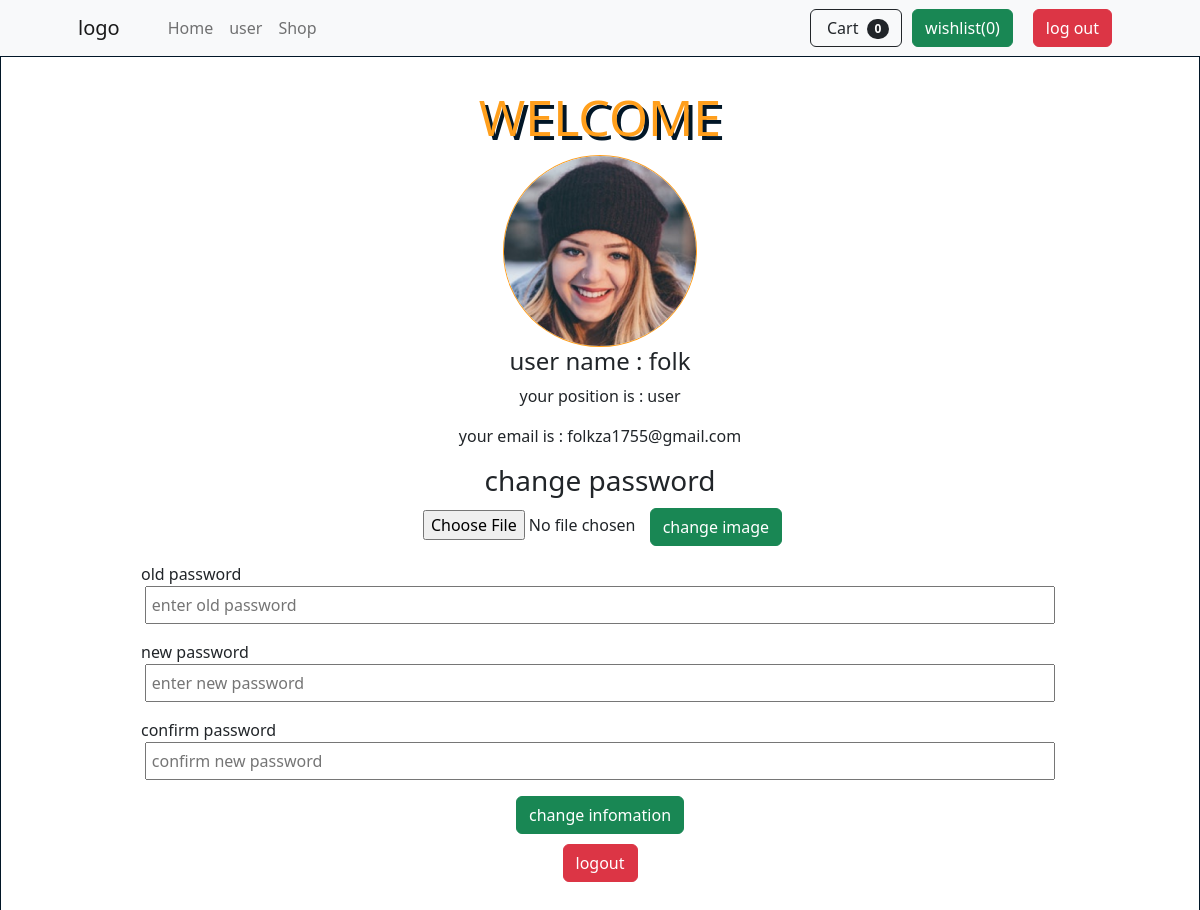
Page /user_section/user.php (signed in) on the committed database.
### tables this page shows
CREATE TABLE `users` (
  `id` int(100) NOT NULL,
  `name` varchar(100) NOT NULL,
  `email` varchar(100) NOT NULL,
  `password` varchar(100) NOT NULL,
  `user_type` varchar(20) NOT NULL DEFAULT 'user',
  `image` varchar(100) NOT NULL
);

### user_section/user.php (the view, shortened to what this page needs)
<?php
    require_once('../config.php');
    if(!isset($_SESSION['user'])){
        header('location:index.php');
    }else{
        $id = $_SESSION['user'];
        $select = $db->prepare("SELECT * FROM `users` WHERE id = ?");
        $select->execute([$id]);
        $row = $select->fetch(PDO::FETCH_ASSOC);
        extract($row);
?>
<!DOCTYPE html>
<html lang="en">
<head>
    <link rel="stylesheet" href="https://cdnjs.cloudflare.com/ajax/libs/font-awesome/6.1.1/css/all.min.css" />
    <link href="https://cdn.jsdelivr.net/npm/bootstrap@5.2.0-beta1/dist/css/bootstrap.min.css" rel="stylesheet">
    <link rel="stylesheet" href="styles.css">
</head>
<body>
        <?php include_once('header.php');?>
        <section class="users" encript>
                <h1>welcome</h1>
                <img src="../upload_image/<?php echo $row['image']?>" alt="">
                <h4>user name : <?php echo $row['name']?></h4>
                <p>your position is : <?php echo $row['user_type']?></p>
                <p>your email is : <?php echo $row['email']?></p>
                <h3>change password </h3>
                <form action="" method="post" enctype="multipart/form-data">
                    <div class="mb-3">
                        <input style="width: 20%;" type="file" name="image" id="" placeholder="change images">
                        <button class="btn btn-success"  name="chang_image">change image</button>
                    </div>
                    <div class="mb-3">
                        <label for="password">old password</label>
                        <input type="password" name="old_password" placeholder="enter old password">
                    </div>
                    <div class="mb-3">
                        <label for="password">new password</label>
                        <input type="password" name="new_password" placeholder="enter new password">
                    </div>
                    <div class="mb-3">
                        <label for="password">confirm password</label>
                        <input type="password" name="cnew_password" placeholder="confirm new password">
                    </div>
                    <button class="btn btn-success" style="margin-bottom:10px ;" name="chang_password">change infomation</button>
                </form>
                    <a href="logout.php" class="btn btn-danger">logout</a>
        </section>
</body>
</html>
<?php } ?>

### user_section/styles.css (style rules this page uses)
.users { max-width: 1200px; margin: 0 auto; border: 1px solid #011627; text-align: center; justify-content: center; padding: 30px; }
.users h1 { font-size: 50px; color: #FF9F1C; text-shadow: 4px 4px #011627; }
.users img { border-radius: 50%; border: 1px solid #FF9F1C; }
.users form label { display: flex; padding-left: 110px; }
.users form input { width: 80%; padding: 5px ; }
section { max-width: 1200px; margin: 0 auto; margin-top: 30px; }
section h1 { font-size: 50px; text-transform:uppercase; text-align: center; color: #FF9F1C; }

### rows in the picture
users: image (picture), name "folk", user_type "user", email "folkza1755@gmail.com"

### other values in the picture
$count_cart_items->rowCount() "0"
$count_whishlist_items->rowCount() "0"
